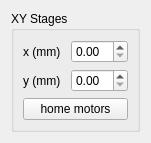
<?xml version="1.0" encoding="UTF-8"?>
<ui version="4.0">
 <class>Form</class>
 <widget class="QWidget" name="Form">
  <property name="geometry">
   <rect>
    <x>0</x>
    <y>0</y>
    <width>151</width>
    <height>132</height>
   </rect>
  </property>
  <property name="sizePolicy">
   <sizepolicy hsizetype="Preferred" vsizetype="Preferred">
    <horstretch>0</horstretch>
    <verstretch>0</verstretch>
   </sizepolicy>
  </property>
  <property name="minimumSize">
   <size>
    <width>0</width>
    <height>0</height>
   </size>
  </property>
  <property name="windowTitle">
   <string>Form</string>
  </property>
  <layout class="QGridLayout" name="gridLayout">
   <item row="0" column="0">
    <widget class="QStackedWidget" name="stackedWidget">
     <property name="sizePolicy">
      <sizepolicy hsizetype="Preferred" vsizetype="Fixed">
       <horstretch>0</horstretch>
       <verstretch>0</verstretch>
      </sizepolicy>
     </property>
     <property name="currentIndex">
      <number>1</number>
     </property>
     <widget class="QWidget" name="page_experiment">
      <property name="sizePolicy">
       <sizepolicy hsizetype="Ignored" vsizetype="Ignored">
        <horstretch>0</horstretch>
        <verstretch>0</verstretch>
       </sizepolicy>
      </property>
      <layout class="QGridLayout" name="gridLayout_3">
       <property name="leftMargin">
        <number>0</number>
       </property>
       <property name="topMargin">
        <number>0</number>
       </property>
       <property name="rightMargin">
        <number>0</number>
       </property>
       <property name="bottomMargin">
        <number>0</number>
       </property>
       <property name="spacing">
        <number>0</number>
       </property>
       <item row="0" column="0">
        <widget class="QGroupBox" name="groupBox_experiment">
         <property name="sizePolicy">
          <sizepolicy hsizetype="Preferred" vsizetype="Fixed">
           <horstretch>0</horstretch>
           <verstretch>0</verstretch>
          </sizepolicy>
         </property>
         <property name="minimumSize">
          <size>
           <width>0</width>
           <height>204</height>
          </size>
         </property>
         <property name="title">
          <string>XY Stages</string>
         </property>
         <layout class="QGridLayout" name="gridLayout_2">
          <item row="0" column="0">
           <layout class="QVBoxLayout" name="verticalLayout">
            <property name="spacing">
             <number>2</number>
            </property>
            <item>
             <layout class="QHBoxLayout" name="horizontalLayout">
              <property name="spacing">
               <number>6</number>
              </property>
              <property name="sizeConstraint">
               <enum>QLayout::SetDefaultConstraint</enum>
              </property>
              <item>
               <widget class="QLabel" name="label_x_start">
                <property name="minimumSize">
                 <size>
                  <width>60</width>
                  <height>0</height>
                 </size>
                </property>
                <property name="text">
                 <string>x start (mm)</string>
                </property>
               </widget>
              </item>
              <item>
               <widget class="QDoubleSpinBox" name="doubleSpinBox_x_start">
                <property name="minimumSize">
                 <size>
                  <width>60</width>
                  <height>0</height>
                 </size>
                </property>
               </widget>
              </item>
             </layout>
            </item>
            <item>
             <layout class="QHBoxLayout" name="horizontalLayout_3">
              <property name="spacing">
               <number>6</number>
              </property>
              <property name="sizeConstraint">
               <enum>QLayout::SetDefaultConstraint</enum>
              </property>
              <item>
               <widget class="QLabel" name="label_x_stop">
                <property name="minimumSize">
                 <size>
                  <width>60</width>
                  <height>0</height>
                 </size>
                </property>
                <property name="text">
                 <string>x stop (mm)</string>
                </property>
               </widget>
              </item>
              <item>
               <widget class="QDoubleSpinBox" name="doubleSpinBox_x_stop">
                <property name="minimumSize">
                 <size>
                  <width>60</width>
                  <height>0</height>
                 </size>
                </property>
               </widget>
              </item>
             </layout>
            </item>
            <item>
             <layout class="QHBoxLayout" name="horizontalLayout_4">
              <property name="spacing">
               <number>6</number>
              </property>
              <property name="sizeConstraint">
               <enum>QLayout::SetDefaultConstraint</enum>
              </property>
              <item>
               <widget class="QLabel" name="label_x_num">
                <property name="minimumSize">
                 <size>
                  <width>60</width>
                  <height>0</height>
                 </size>
                </property>
                <property name="text">
                 <string>x num (#)</string>
                </property>
               </widget>
              </item>
              <item>
               <widget class="QSpinBox" name="spinBox_x_num">
                <property name="minimumSize">
                 <size>
                  <width>60</width>
                  <height>0</height>
                 </size>
                </property>
               </widget>
              </item>
             </layout>
            </item>
            <item>
             <layout class="QHBoxLayout" name="horizontalLayout_5">
              <property name="spacing">
               <number>6</number>
              </property>
              <property name="sizeConstraint">
               <enum>QLayout::SetDefaultConstraint</enum>
              </property>
              <item>
               <widget class="QLabel" name="label_y_start">
                <property name="minimumSize">
                 <size>
                  <width>60</width>
                  <height>0</height>
                 </size>
                </property>
                <property name="text">
                 <string>y start (mm)</string>
                </property>
               </widget>
              </item>
              <item>
               <widget class="QDoubleSpinBox" name="doubleSpinBox_y_start">
                <property name="minimumSize">
                 <size>
                  <width>60</width>
                  <height>0</height>
                 </size>
                </property>
               </widget>
              </item>
             </layout>
            </item>
            <item>
             <layout class="QHBoxLayout" name="horizontalLayout_6">
              <property name="spacing">
               <number>6</number>
              </property>
              <property name="sizeConstraint">
               <enum>QLayout::SetDefaultConstraint</enum>
              </property>
              <item>
               <widget class="QLabel" name="label_y_stop">
                <property name="minimumSize">
                 <size>
                  <width>60</width>
                  <height>0</height>
                 </size>
                </property>
                <property name="text">
                 <string>y stop (mm)</string>
                </property>
               </widget>
              </item>
              <item>
               <widget class="QDoubleSpinBox" name="doubleSpinBox_y_stop">
                <property name="minimumSize">
                 <size>
                  <width>60</width>
                  <height>0</height>
                 </size>
                </property>
               </widget>
              </item>
             </layout>
            </item>
            <item>
             <layout class="QHBoxLayout" name="horizontalLayout_7">
              <property name="spacing">
               <number>6</number>
              </property>
              <property name="sizeConstraint">
               <enum>QLayout::SetDefaultConstraint</enum>
              </property>
              <item>
               <widget class="QLabel" name="label_y_num">
                <property name="minimumSize">
                 <size>
                  <width>60</width>
                  <height>0</height>
                 </size>
                </property>
                <property name="text">
                 <string>y num (mm)</string>
                </property>
               </widget>
              </item>
              <item>
               <widget class="QSpinBox" name="spinBox_y_num">
                <property name="minimumSize">
                 <size>
                  <width>60</width>
                  <height>0</height>
                 </size>
                </property>
               </widget>
              </item>
             </layout>
            </item>
            <item>
             <layout class="QHBoxLayout" name="horizontalLayout_8">
              <property name="spacing">
               <number>0</number>
              </property>
              <property name="sizeConstraint">
               <enum>QLayout::SetDefaultConstraint</enum>
              </property>
              <item>
               <widget class="QPushButton" name="pushButton_fromhere">
                <property name="sizePolicy">
                 <sizepolicy hsizetype="Preferred" vsizetype="Fixed">
                  <horstretch>0</horstretch>
                  <verstretch>0</verstretch>
                 </sizepolicy>
                </property>
                <property name="minimumSize">
                 <size>
                  <width>50</width>
                  <height>0</height>
                 </size>
                </property>
                <property name="text">
                 <string>from here</string>
                </property>
               </widget>
              </item>
              <item>
               <widget class="QPushButton" name="pushButton_tohere">
                <property name="sizePolicy">
                 <sizepolicy hsizetype="Preferred" vsizetype="Fixed">
                  <horstretch>0</horstretch>
                  <verstretch>0</verstretch>
                 </sizepolicy>
                </property>
                <property name="minimumSize">
                 <size>
                  <width>50</width>
                  <height>0</height>
                 </size>
                </property>
                <property name="text">
                 <string>to here</string>
                </property>
               </widget>
              </item>
             </layout>
            </item>
           </layout>
          </item>
         </layout>
        </widget>
       </item>
      </layout>
     </widget>
     <widget class="QWidget" name="page_alignment">
      <layout class="QGridLayout" name="gridLayout_4">
       <property name="leftMargin">
        <number>0</number>
       </property>
       <property name="topMargin">
        <number>0</number>
       </property>
       <property name="rightMargin">
        <number>0</number>
       </property>
       <property name="bottomMargin">
        <number>0</number>
       </property>
       <property name="spacing">
        <number>0</number>
       </property>
       <item row="0" column="0">
        <widget class="QGroupBox" name="groupBox_alignment">
         <property name="sizePolicy">
          <sizepolicy hsizetype="Preferred" vsizetype="Fixed">
           <horstretch>0</horstretch>
           <verstretch>0</verstretch>
          </sizepolicy>
         </property>
         <property name="title">
          <string>XY Stages</string>
         </property>
         <layout class="QGridLayout" name="gridLayout_5">
          <item row="0" column="0">
           <layout class="QVBoxLayout" name="verticalLayout_2">
            <item>
             <layout class="QHBoxLayout" name="horizontalLayout_9">
              <item>
               <widget class="QLabel" name="label_x">
                <property name="text">
                 <string>x (mm)</string>
                </property>
               </widget>
              </item>
              <item>
               <widget class="QDoubleSpinBox" name="doubleSpinBox_x"/>
              </item>
             </layout>
            </item>
            <item>
             <layout class="QHBoxLayout" name="horizontalLayout_2">
              <item>
               <widget class="QLabel" name="label_y">
                <property name="text">
                 <string>y (mm)</string>
                </property>
               </widget>
              </item>
              <item>
               <widget class="QDoubleSpinBox" name="doubleSpinBox_y"/>
              </item>
             </layout>
            </item>
            <item>
             <widget class="QPushButton" name="pushButton_home_motors">
              <property name="text">
               <string>home motors</string>
              </property>
             </widget>
            </item>
           </layout>
          </item>
         </layout>
        </widget>
       </item>
      </layout>
     </widget>
    </widget>
   </item>
  </layout>
 </widget>
 <resources/>
 <connections/>
</ui>
